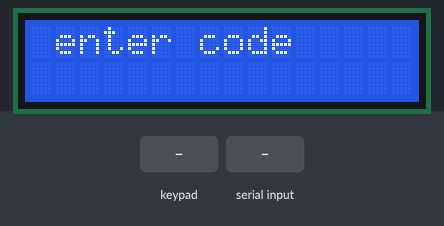
A sketch run on a simulated Arduino Uno, built with avr-gcc and run on an emulated ATmega328P. Parts: 16×2 character LCD. The test bench sets the inputs (shaded band). What the sketch prints to the serial monitor is not drawn.

Above: at 1.2 s.
1.3 s: keypad keys 5 4 3 2 # pressed 0.4 s apart
At 3.7 s:
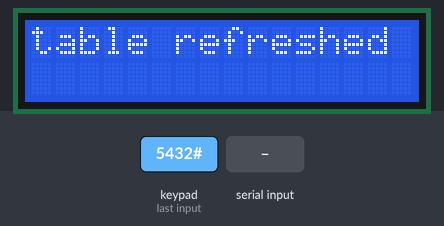
4.8 s: "#" received over Serial
At 6.1 s:
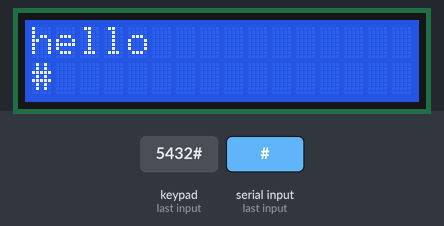
7.8 s: "0" received over Serial
10.8 s: keypad keys 8 7 6 pressed 0.4 s apart
At 14.94 s:
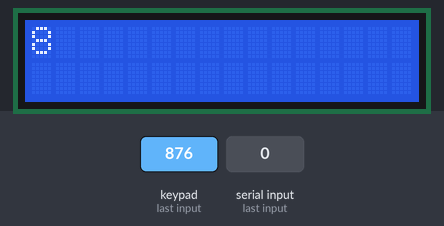
15.0 s: keypad keys 5 4 3 2 pressed 0.4 s apart
At 16.3 s:
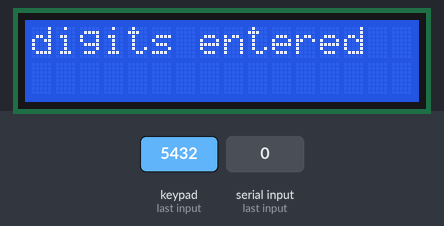
18.1 s: "1" received over Serial
At 19.8 s:
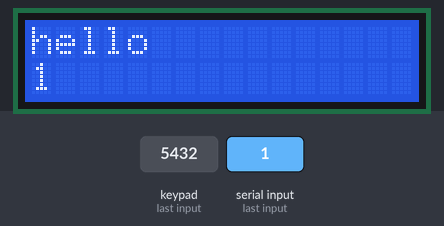
Timing chart, 0 to 21.3 s (numbered marks = the images above; inputs shaded):
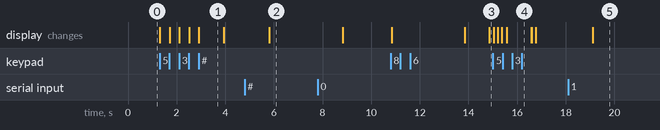

The sketch:

codefinalearduino.ino
```cpp
#include <Keypad.h>
#include <LiquidCrystal_I2C.h>

const byte ROWS = 4; //four rows
const byte COLS = 3; //three columns
char keys[ROWS][COLS] = {
  {'1','2','3'},
  {'4','5','6'},
  {'7','8','9'},
  {'*','0','#'}
};

byte rowPins[ROWS] = {5, 4, 3, 2}; //connect to the row pinouts of the keypad
byte colPins[COLS] = {8, 7, 6}; //connect to the column pinouts of the keypad

Keypad keypad = Keypad( makeKeymap(keys), rowPins, colPins, ROWS, COLS );
LiquidCrystal_I2C lcd(0x27, 16, 2);

char digitArray[6]; //to store the 5 digits entered and null character
int digitCount = 0; //to keep track of the number of digits entered

void initializeLCD() {
  lcd.init();
  lcd.backlight();
}

void displayCardWaiting() {
  lcd.clear();
  lcd.setCursor(1, 0);
  lcd.print("enter code");
}

void displayCardExists(String nom) {
  lcd.clear();
  lcd.setCursor(0, 0);
  lcd.print("hello");
  lcd.setCursor(0, 1);
  lcd.print(nom);
}

void displayCardDoesNotExist() {
  lcd.clear();
  lcd.setCursor(1, 0);
  lcd.print("invalid code");
}

void setup(){
  initializeLCD();
  Serial.begin(9600);
  displayCardWaiting();
}

void loop(){
  char key = keypad.getKey();

  if (key == '#') { //refresh table if '#' is pressed
    for (int i = 0; i < 6; i++) { //clear digitArray
      digitArray[i] = '\0';
    }
    digitCount = 0; //reset digitCount
    lcd.clear();
    lcd.setCursor(0, 0);
    lcd.print("table refreshed");
    delay(1000);
    displayCardWaiting();
  }

  else if (digitCount < 5 && key >= '0' && key <= '9') { //if digit is pressed
    digitArray[digitCount] = key;
    digitCount++;
    lcd.clear();
    lcd.setCursor(0, 0);
    lcd.print(digitArray);
  }


  if (digitCount == 5) { //print digits when 5 digits have been entered
    digitArray[5] = '\0'; //set last character to null

Serial.write(digitArray,5);
    digitCount = 0; //reset digitCount
    lcd.clear();
    lcd.setCursor(0, 0);
    lcd.print("digits entered");
    delay(1000);
    displayCardWaiting();
        for (int i = 0; i < 6; i++) { //clear digitArray
      digitArray[i] = '\0';
    }
  }

  /* Qt Input */
  if (Serial.available()) {
    char read = Serial.read(); //read data from Qt
    String tab = "";
    tab = read;
    tab += Serial.readString();


    if (read == '0') {
      displayCardDoesNotExist();   delay(2000);
    }
    else {
      displayCardExists(tab);     delay(2000);
    }
    delay(1000);
    displayCardWaiting();
    delay(1000);
  }
}
```

Measured:
- after the input at 1.3 s, the display: first changes at once (image 1 shows a later state)
- after the input at 4.8 s, the display: changes after 1.0 s (image 2)
- after the input at 10.8 s, the display: first differs from a run without the input after 4.1 s (image 3)
- after the input at 18.1 s, the display: changes after 1.0 s (image 5)
- what the display in image 1 shows lasts 1.0 s, from 2.9 s to 3.9 s
